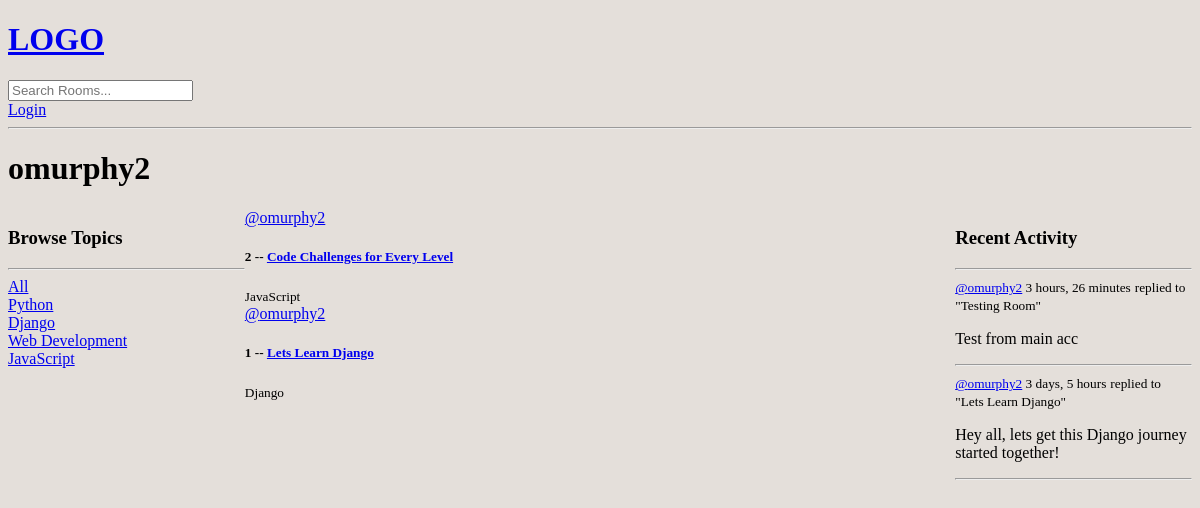
The page /profile/1 on the database as committed earlier.
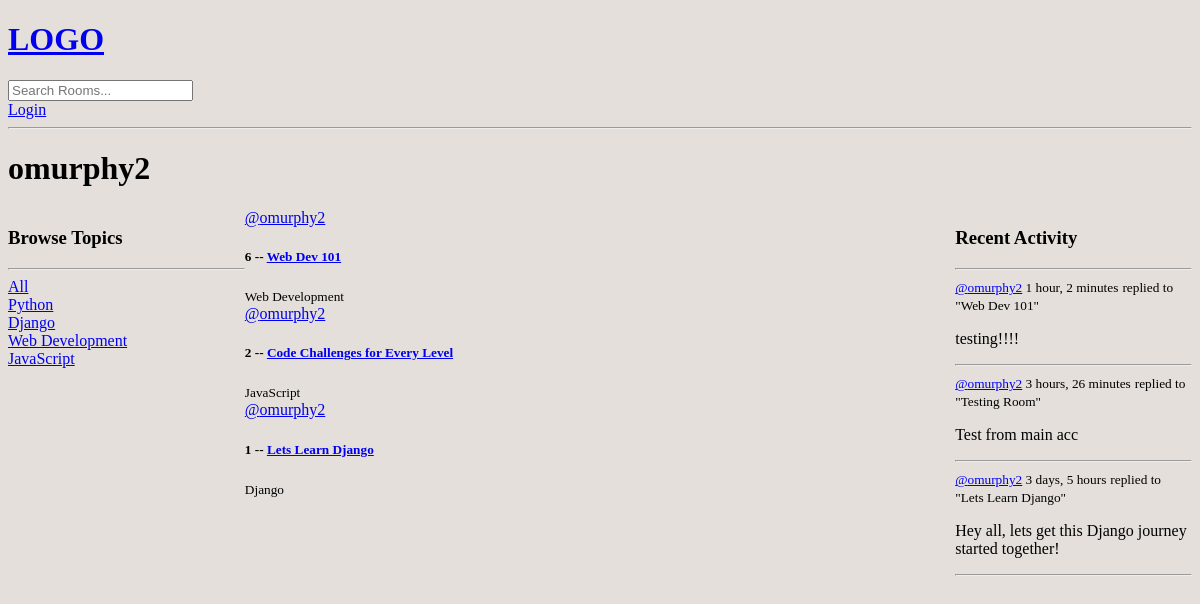
The same page on the database as committed later.
### base/models.py (models this page shows, shortened)
class Topic(models.Model):
    name = models.CharField(max_length=200)

class Room(models.Model):
    host = models.ForeignKey(User, on_delete=models.SET_NULL, null=True)
    topic = models.ForeignKey(Topic, on_delete=models.SET_NULL, null=True)
    name = models.CharField(max_length=200)
    description = models.TextField(null=True, blank=True)
    participants = models.ManyToManyField(User, related_name='participants', blank=True)
    updated = models.DateTimeField(auto_now=True)
    created = models.DateTimeField(auto_now_add=True)
    class Meta:
        ordering = ['-updated', '-created']
    def __str__(self):
        return self.name

class Message(models.Model):
    user = models.ForeignKey(User, on_delete=models.CASCADE)
    room = models.ForeignKey(Room, on_delete=models.CASCADE)
    body = models.TextField()
    updated = models.DateTimeField(auto_now=True)
    created = models.DateTimeField(auto_now_add=True)
    class Meta:
        ordering = ['-updated', '-created']

### base/views.py (the view)
# urls.py: path('profile/<str:pk>', views.userProfile, name='user-profile'),
def userProfile(request, pk):
    user = User.objects.get(id=pk)
    rooms = user.room_set.all()
    activity_messages = user.message_set.all()
    topics = Topic.objects.all()
    context = {'user':user, 'rooms':rooms, 'activity_messages':activity_messages, 'topics':topics}
    return render(request, 'base/profile.html', context)

### base/templates/base/profile.html (shortened to what this page needs)
{% extends 'main.html' %}
{% block content %}
<h1>{{user.username}}</h1>
<div class='profile-container'>
    <div>
        {% include 'base/topics_component.html'%}
    </div>
    <div>
        {% include 'base/feed_component.html' %}
    </div>
    <div>
        {% include 'base/activity_component.html'%}
    </div>
</div>
{% endblock content %}

### templates/main.html (shortened to what this page needs)
<!DOCTYPE html>
{% load static %}
<html>
<head>
    <link rel='stylesheet' type='text/css' media='screen' href="{% static 'styles/main.css' %}">
</head>
<body>
    {% include 'navbar.html' %}
    {% block content  %}
    {% endblock %}
</body>
</html>

### templates/navbar.html
<a href="/">
    <h1>LOGO</h1>
</a>
<form method="GET" action="{% url 'home' %}">
    <input type='text' name='q' placeholder='Search Rooms...' />
</form>
{% if request.user.is_authenticated %}
<p>Hello {{request.user}}</p>
<a href="{% url 'logout' %}">Logout</a>
{% else %}
<a href="{% url 'login' %}">Login</a>
{% endif %}
<hr>

### base/templates/base/topics_component.html
<h3>Browse Topics</h3>
<hr>
<div>
    <a href="{% url 'home' %}">All</a>
</div>
{% for topic in topics %}
    <div>
        <a href="{% url 'home' %}?q={{topic.name}}">{{topic.name}}</a>
    </div>
{% endfor %}

### base/templates/base/feed_component.html (shortened to what this page needs)
<div>
    {% for room in rooms%}
    <div class='room'>
        <a href="{% url 'user-profile' room.host.id %}">@{{room.host.username}}</a>
        <h5>{{room.id}} -- <a href="{% url 'room' room.id %}">{{room.name}}</a></h5>
        <small>{{room.topic.name}}</small>
    </div>
    {% endfor%}
</div>

### base/templates/base/activity_component.html (shortened to what this page needs)
<h3>Recent Activity</h3>
<hr>
{% for message in activity_messages %}
    <div>
        <small><a href="{% url 'user-profile' message.user.id %}">@{{message.user}}</a> {{message.created|timesince}}</small>
        <small>replied to "{{message.room}}"</small>
        <p>{{message.body}}</p>
        <hr>
    </div>
{% endfor %}

### static/styles/main.css (style rules this page uses)
body { background-color: #e4dfda; }

### base/templates/base/profile.html (style rules this page uses)
.profile-container { display: grid; grid-template-columns: 1fr 3fr 1fr; }

Rows that differ between the two databases and show on the page:
added Room: host.username "omurphy2", id "6", name "Web Dev 101", topic.name "Web Development"
added Message: user "omurphy2", created "1 hour, 2 minutes", room "Web Dev 101", body "testing!!!!"
